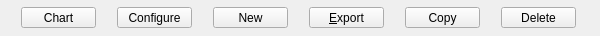
<?xml version="1.0" encoding="UTF-8"?>
<ui version="4.0">
 <class>ReportControl</class>
 <widget class="QWidget" name="ReportControl">
  <property name="geometry">
   <rect>
    <x>0</x>
    <y>0</y>
    <width>600</width>
    <height>36</height>
   </rect>
  </property>
  <layout class="QHBoxLayout">
   <property name="spacing">
    <number>1</number>
   </property>
   <property name="leftMargin">
    <number>1</number>
   </property>
   <property name="topMargin">
    <number>1</number>
   </property>
   <property name="rightMargin">
    <number>1</number>
   </property>
   <property name="bottomMargin">
    <number>1</number>
   </property>
   <item>
    <widget class="QToolButton" name="buttonChart">
     <property name="minimumSize">
      <size>
       <width>75</width>
       <height>0</height>
      </size>
     </property>
     <property name="toolTip">
      <string>Show the chart version of this report</string>
     </property>
     <property name="text">
      <string>Chart</string>
     </property>
    </widget>
   </item>
   <item>
    <widget class="QToolButton" name="buttonConfigure">
     <property name="minimumSize">
      <size>
       <width>75</width>
       <height>0</height>
      </size>
     </property>
     <property name="toolTip">
      <string>Configure this report</string>
     </property>
     <property name="text">
      <string>Configure</string>
     </property>
    </widget>
   </item>
   <item>
    <widget class="QToolButton" name="buttonNew">
     <property name="minimumSize">
      <size>
       <width>75</width>
       <height>0</height>
      </size>
     </property>
     <property name="toolTip">
      <string>Create a new report based on this one</string>
     </property>
     <property name="text">
      <string comment="@action create new report">New</string>
     </property>
    </widget>
   </item>
   <item>
    <widget class="QToolButton" name="buttonExport">
     <property name="minimumSize">
      <size>
       <width>75</width>
       <height>0</height>
      </size>
     </property>
     <property name="toolTip">
      <string>Export this report as an HTML or CSV file</string>
     </property>
     <property name="text">
      <string>&amp;Export</string>
     </property>
    </widget>
   </item>
   <item>
    <widget class="QToolButton" name="buttonCopy">
     <property name="minimumSize">
      <size>
       <width>75</width>
       <height>0</height>
      </size>
     </property>
     <property name="toolTip">
      <string>Copy this report to the clipboard</string>
     </property>
     <property name="text">
      <string>Copy</string>
     </property>
    </widget>
   </item>
   <item>
    <widget class="QToolButton" name="buttonDelete">
     <property name="minimumSize">
      <size>
       <width>75</width>
       <height>0</height>
      </size>
     </property>
     <property name="toolTip">
      <string>Permanently delete this report</string>
     </property>
     <property name="text">
      <string>Delete</string>
     </property>
    </widget>
   </item>
  </layout>
 </widget>
 <layoutdefault spacing="6" margin="11"/>
 <resources/>
 <connections/>
</ui>
